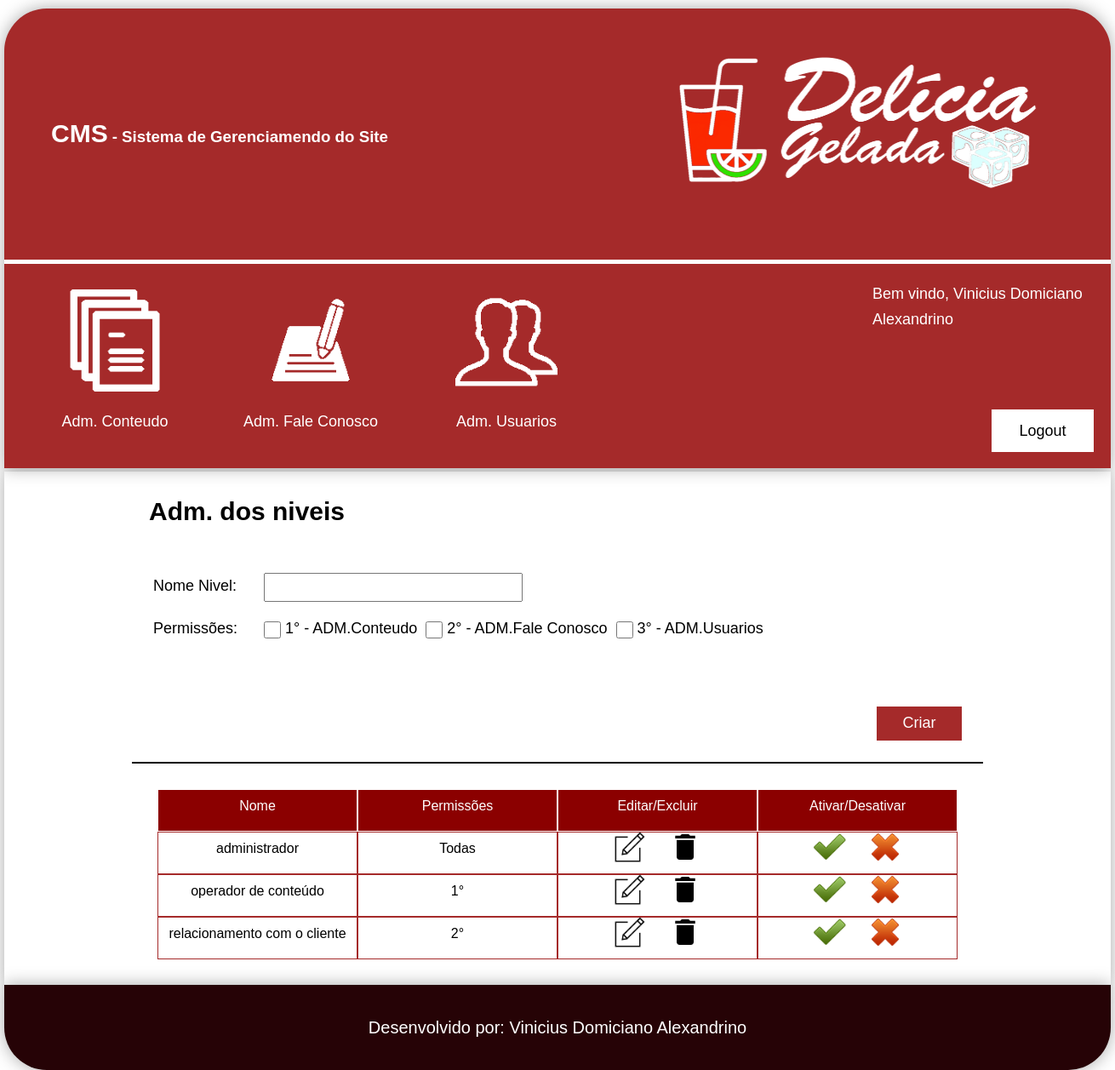
/cms/adm_niveis.php (signed in), run on an earlier commit of the app's database.
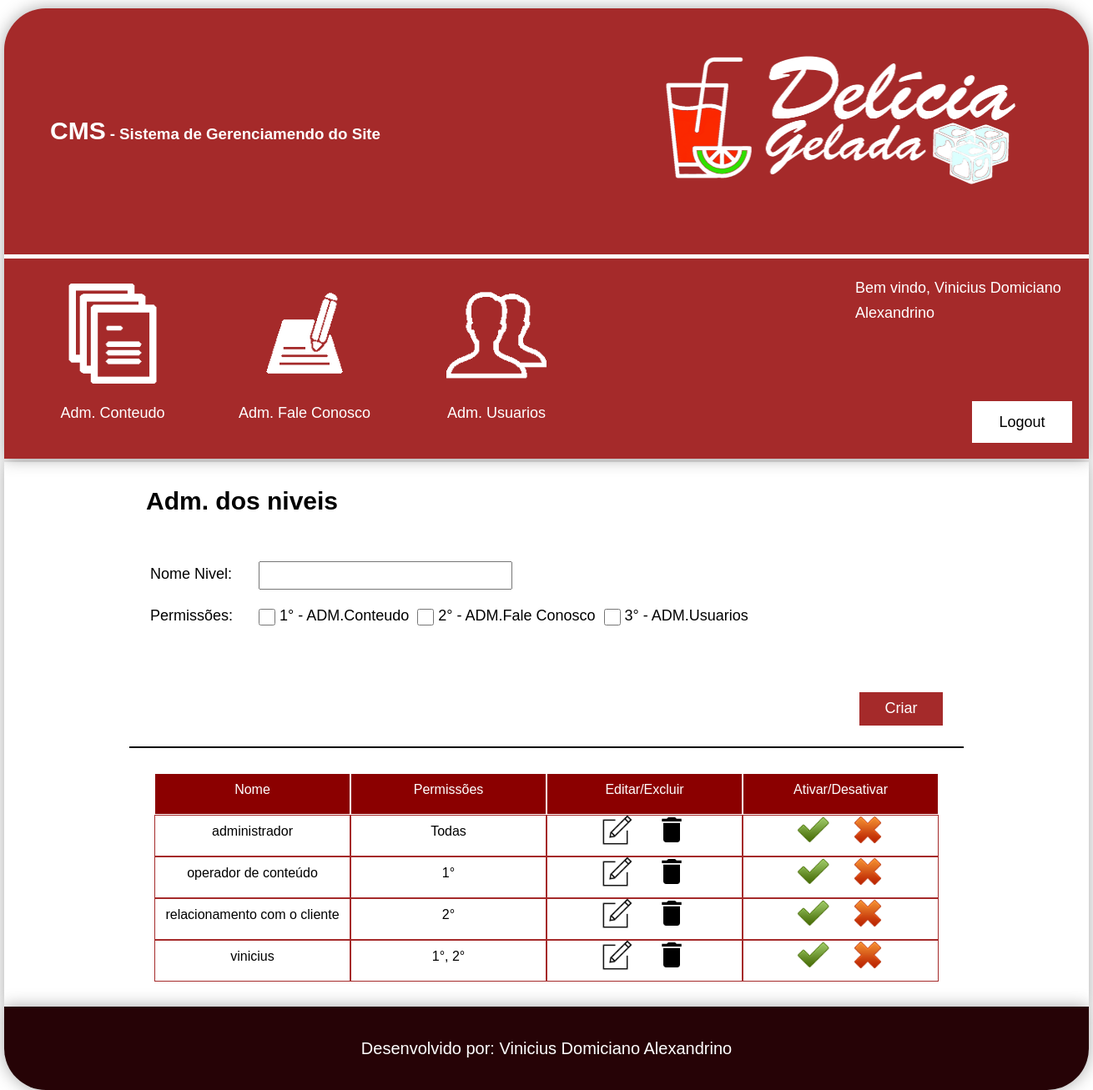
And on a later commit of the database.
### tables this page shows
CREATE TABLE `tblniveis` (
  `codigo` int(11) NOT NULL AUTO_INCREMENT,
  `nome_nivel` varchar(250) NOT NULL,
  `adm_conteudo` tinyint(4) NOT NULL,
  `adm_fale_conosco` tinyint(4) NOT NULL,
  `adm_user` tinyint(4) NOT NULL,
  `status` tinyint(4) NOT NULL,
  PRIMARY KEY (`codigo`)
);

### cms/adm_niveis.php (the view, shortened to what the changed rows need)
<!DOCTYPE html>
<html lang="pt-br">
    <head>
        <link type="text/css" rel="stylesheet" href="css/style.css">
        <link type="text/css" rel="stylesheet" href="css/estilizacoes.css">
    </head>
    <body>
        <?php
            require_once("modulos/cabecalho.php");
        ?>
        <div class="conteudo center shadow">
            <section id="adm_nivel">
                <div id="nivel" class="center">
                    <h2>Adm. dos niveis</h2>
                    <div class="visualizar_crud">
                        <?php
                            $sql = "SELECT * FROM tblniveis";
                            $select = mysqli_query($conexao, $sql);
                            while($rsNivel = mysqli_fetch_array($select)){
                        ?>
                        <div class="linha_visualizar_crud">
                            <div class="coluna_visualizar_crud nome_nivel"><?=$rsNivel['nome_nivel'];?></div>
                            <div class="coluna_visualizar_crud">
                                <?php
                                    if($rsNivel['adm_user'] == 1 && $rsNivel['adm_fale_conosco'] == 1 && $rsNivel['adm_conteudo'] == 1){
                                        echo("Todas");
                                    }else{
                                        $virgula = "";
                                        if($rsNivel['adm_conteudo'] == 1){
                                            echo("1°");
                                            $virgula = ", ";
                                        }
                                        if($rsNivel['adm_fale_conosco'] == 1){
                                            echo($virgula."2°");
                                        }
                                    }
                                ?>
                            </div>
                            <div class="coluna_visualizar_crud">
                                <a href="adm_niveis.php?modo=Editar&codigo=<?=$rsNivel['codigo']?>">
                                    <img src="icons/edit.png" alt="editar">
                                </a>
                                <a href="bd/adm_users_delete.php?modo=deletar_nivel&codigo=<?=$rsNivel['codigo']?>" onclick="return confirm('Deseja realmente deletar esse nivel?')">
                                    <img src="icons/delete.png" alt="Deletar">
                                </a>
                            </div>
                            <div class="coluna_visualizar_crud">
                                <a href="bd/status_usuario.php?modo=ativar&local=nivel&codigo=<?=$rsNivel['codigo']?>">
                                    <img  src="icons/true.png" alt="">
                                </a>
                                <a href="bd/status_usuario.php?modo=desativar&local=nivel&codigo=<?=$rsNivel['codigo']?>">
                                    <img src="icons/false.png" alt="">
                                </a>
                            </div>
                        </div>
                        <?php
                            }
                        ?>
                    </div>
                </div>
            </section>
        </div>
    </body>
</html>

What changed in the data, as far as the page shows it:
added tblniveis: nome_nivel "vinicius", shows "1°", adm_conteudo ","
